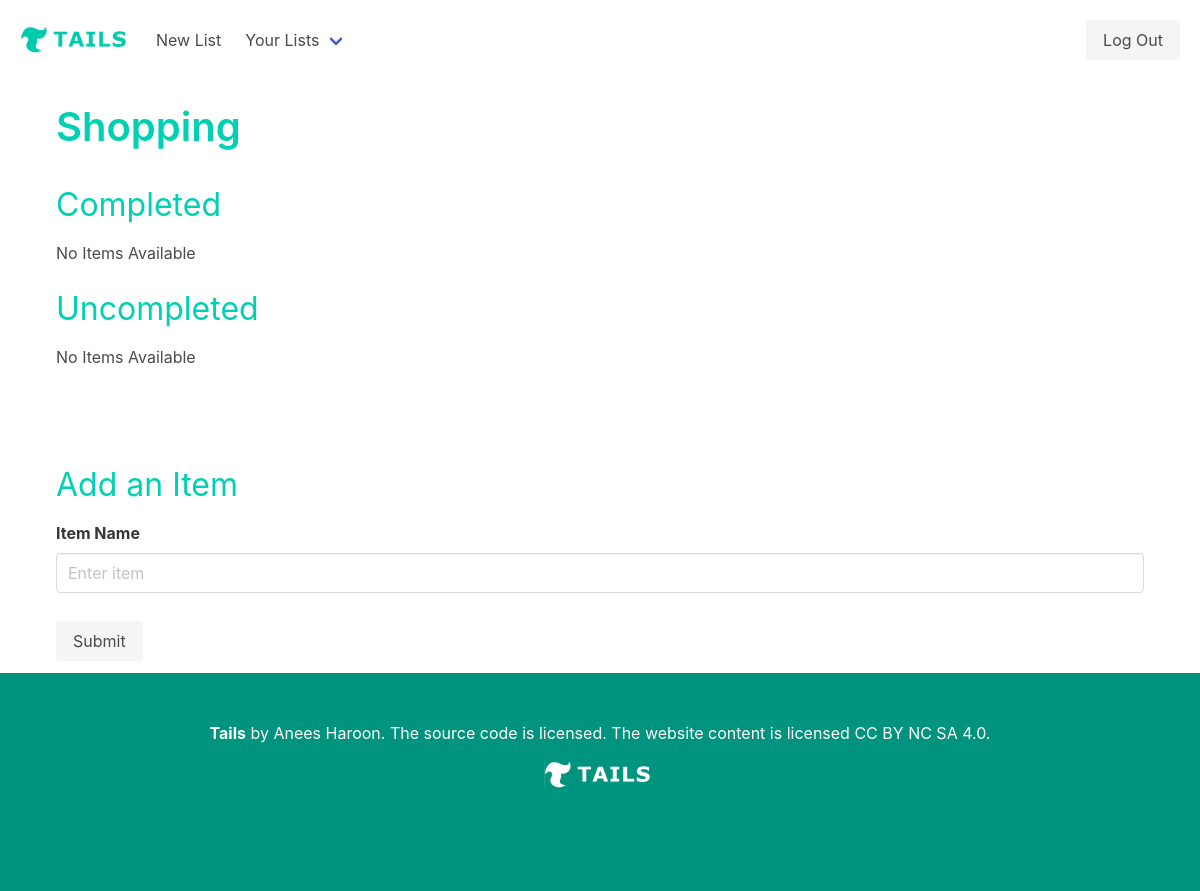
Before: /lists/1/ (signed in) with the older database file.
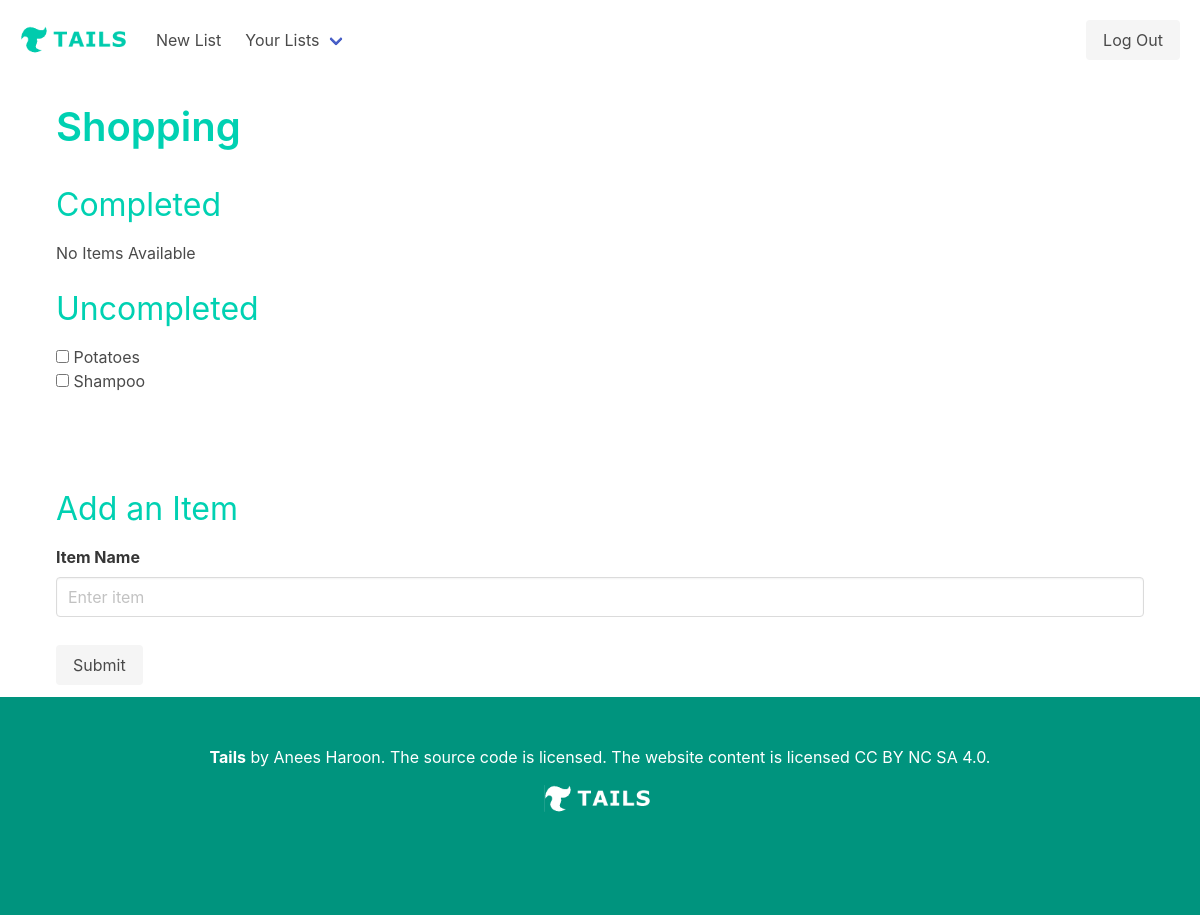
After: the same page with the newer database file.
### db_schema.py (models this page shows, shortened)
class ListItem(db.Model):
    __tablename__='items'
    id = db.Column(db.Integer, primary_key=True)
    name = db.Column(db.Text())
    completed = db.Column(db.Boolean())
    list_id = db.Column(db.Integer)  # this ought to be a "foreign key"

### lab.py (the view)
@app.route('/lists/<int:list_id>/', methods = ['GET', 'POST'])
def showlist(list_id):
    if current_user.is_authenticated:
        list = List.query.get_or_404(list_id)
        if list.id != current_user.id:
            return "Error: You do not have access"
        else:
            lists = List.query.filter_by(user_id=current_user.id).all()
            listItems = ListItem.query.filter_by(list_id=list_id).all()
            completed = ListItem.query.filter_by(list_id=list_id, completed=True).all()
            uncompleted = ListItem.query.filter_by(list_id=list_id, completed=False).all()
            return render_template('list.html', list=list, lists=lists, completed=completed, uncompleted=uncompleted)
    else:
        return "Error: user is not logged in"
    return render_template('list.html', list=list, lists=lists, completed=completed, uncompleted=uncompleted)

### lab.py (called while the page is built)
@login_manager.user_loader
def load_user(user_id):
    return User.query.filter_by(id=user_id).first()

### templates/list.html (shortened to what this page needs)
{% extends 'base.html' %}
{% block content %}
<body class= 'is-flex is-flex-direction-column is-justify-content-space-between'>
    <div class = "px-2 py-3">
        {% include 'components/navbar.html' %}
        <div class = 'my-3 px-6 py-5'>
            <h1 class = 'title has-text-primary is-2'>
                {{list.name}}
            </h1>
        </div>
        <div class = 'px-6 mb-5'>
            <h2 class = 'subtitle has-text-primary is-3 mb-4'>Completed</h2>
            {% for entry in completed %}
                    <input class="checkbox" type="checkbox" value={{entry.id}} checked>
                    {{entry.name}}
                <br>
            {% else %}
                <p>
                    No Items Available
                </p>
            {% endfor %}
        </div>
        <div class = 'px-6'>
            <h2 class = 'subtitle has-text-primary is-3 mb-4'>Uncompleted</h2>
            {% for entry in uncompleted %}
                <input class="checkbox" type="checkbox" value={{entry.id}}>
                {{entry.name}}
            <br>
            {% else %}
                <p>
                    No Items Available
                </p>
            {% endfor %}
        </div>
        <div class = "px-6 mt-6 pt-6">
            <h2 class = 'subtitle has-text-primary is-3 mb-4'>Add an Item</h2>
            <div class="field">
                <label for="listname" class="label">Item Name</label>
                <div class="control">
                    <input class="input" type="text" placeholder="Enter item">
                </div>
            </div>
            <button id = "submit" type='button' class="mt-4 button is-light">Submit</button>
        </div>
    </div>
    {% include 'components/footer.html' %}
</body>
{% endblock %}

Changed rows visible on the page:
now on this page (row edited): ListItem: name "Potatoes"
now on this page (row edited): ListItem: name "Shampoo"
Other visible differences:
text no longer shown: "No Items Available"
